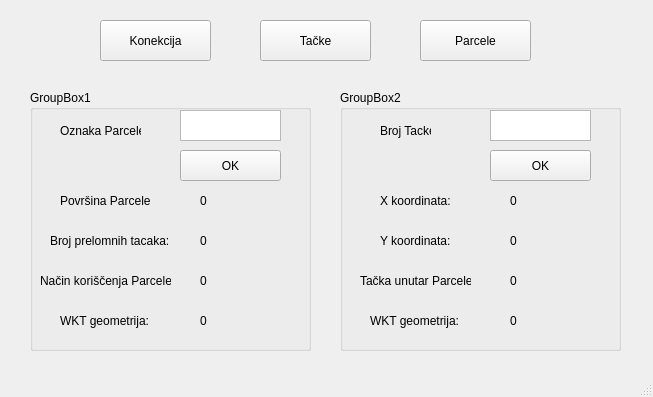
<?xml version="1.0" encoding="UTF-8"?>
<ui version="4.0">
 <class>MainWindow</class>
 <widget class="QMainWindow" name="MainWindow">
  <property name="geometry">
   <rect>
    <x>0</x>
    <y>0</y>
    <width>653</width>
    <height>397</height>
   </rect>
  </property>
  <property name="windowTitle">
   <string>MainWindow</string>
  </property>
  <widget class="QWidget" name="centralwidget">
   <widget class="QPushButton" name="pushButton">
    <property name="geometry">
     <rect>
      <x>100</x>
      <y>20</y>
      <width>111</width>
      <height>41</height>
     </rect>
    </property>
    <property name="text">
     <string>Konekcija</string>
    </property>
    <property name="autoDefault">
     <bool>false</bool>
    </property>
    <property name="default">
     <bool>false</bool>
    </property>
    <property name="flat">
     <bool>false</bool>
    </property>
   </widget>
   <widget class="QPushButton" name="pushButton_2">
    <property name="geometry">
     <rect>
      <x>260</x>
      <y>20</y>
      <width>111</width>
      <height>41</height>
     </rect>
    </property>
    <property name="text">
     <string>Tačke</string>
    </property>
   </widget>
   <widget class="QPushButton" name="pushButton_3">
    <property name="geometry">
     <rect>
      <x>420</x>
      <y>20</y>
      <width>111</width>
      <height>41</height>
     </rect>
    </property>
    <property name="text">
     <string>Parcele</string>
    </property>
   </widget>
   <widget class="QGroupBox" name="groupBox">
    <property name="geometry">
     <rect>
      <x>30</x>
      <y>90</y>
      <width>281</width>
      <height>261</height>
     </rect>
    </property>
    <property name="title">
     <string>GroupBox1</string>
    </property>
    <widget class="QLabel" name="label">
     <property name="geometry">
      <rect>
       <x>30</x>
       <y>20</y>
       <width>81</width>
       <height>41</height>
      </rect>
     </property>
     <property name="text">
      <string>Oznaka Parcele</string>
     </property>
    </widget>
    <widget class="QTextEdit" name="textEdit">
     <property name="geometry">
      <rect>
       <x>150</x>
       <y>20</y>
       <width>101</width>
       <height>31</height>
      </rect>
     </property>
     <property name="html">
      <string>&lt;!DOCTYPE HTML PUBLIC &quot;-//W3C//DTD HTML 4.0//EN&quot; &quot;http://www.w3.org/TR/REC-html40/strict.dtd&quot;&gt;
&lt;html&gt;&lt;head&gt;&lt;meta name=&quot;qrichtext&quot; content=&quot;1&quot; /&gt;&lt;style type=&quot;text/css&quot;&gt;
p, li { white-space: pre-wrap; }
&lt;/style&gt;&lt;/head&gt;&lt;body style=&quot; font-family:'MS Shell Dlg 2'; font-size:8.25pt; font-weight:400; font-style:normal;&quot;&gt;
&lt;p style=&quot;-qt-paragraph-type:empty; margin-top:0px; margin-bottom:0px; margin-left:0px; margin-right:0px; -qt-block-indent:0; text-indent:0px; font-size:8pt;&quot;&gt;&lt;br /&gt;&lt;/p&gt;&lt;/body&gt;&lt;/html&gt;</string>
     </property>
    </widget>
    <widget class="QPushButton" name="pushButton_4">
     <property name="geometry">
      <rect>
       <x>150</x>
       <y>60</y>
       <width>101</width>
       <height>31</height>
      </rect>
     </property>
     <property name="text">
      <string>OK</string>
     </property>
    </widget>
    <widget class="QLabel" name="label_2">
     <property name="geometry">
      <rect>
       <x>30</x>
       <y>220</y>
       <width>91</width>
       <height>21</height>
      </rect>
     </property>
     <property name="text">
      <string>WKT geometrija:</string>
     </property>
    </widget>
    <widget class="QLabel" name="label_3">
     <property name="geometry">
      <rect>
       <x>10</x>
       <y>180</y>
       <width>131</width>
       <height>21</height>
      </rect>
     </property>
     <property name="text">
      <string>Način koriščenja Parcele:</string>
     </property>
    </widget>
    <widget class="QLabel" name="label_4">
     <property name="geometry">
      <rect>
       <x>20</x>
       <y>140</y>
       <width>121</width>
       <height>21</height>
      </rect>
     </property>
     <property name="text">
      <string>Broj prelomnih tacaka:</string>
     </property>
    </widget>
    <widget class="QLabel" name="label_5">
     <property name="geometry">
      <rect>
       <x>30</x>
       <y>100</y>
       <width>91</width>
       <height>21</height>
      </rect>
     </property>
     <property name="text">
      <string>Površina Parcele:</string>
     </property>
    </widget>
    <widget class="QLabel" name="label_11">
     <property name="geometry">
      <rect>
       <x>170</x>
       <y>100</y>
       <width>61</width>
       <height>21</height>
      </rect>
     </property>
     <property name="text">
      <string>0</string>
     </property>
    </widget>
    <widget class="QLabel" name="label_12">
     <property name="geometry">
      <rect>
       <x>170</x>
       <y>140</y>
       <width>61</width>
       <height>21</height>
      </rect>
     </property>
     <property name="text">
      <string>0</string>
     </property>
    </widget>
    <widget class="QLabel" name="label_13">
     <property name="geometry">
      <rect>
       <x>170</x>
       <y>180</y>
       <width>61</width>
       <height>21</height>
      </rect>
     </property>
     <property name="text">
      <string>0</string>
     </property>
    </widget>
    <widget class="QLabel" name="label_14">
     <property name="geometry">
      <rect>
       <x>170</x>
       <y>220</y>
       <width>61</width>
       <height>21</height>
      </rect>
     </property>
     <property name="text">
      <string>0</string>
     </property>
    </widget>
   </widget>
   <widget class="QGroupBox" name="groupBox_2">
    <property name="geometry">
     <rect>
      <x>340</x>
      <y>90</y>
      <width>281</width>
      <height>261</height>
     </rect>
    </property>
    <property name="title">
     <string>GroupBox2</string>
    </property>
    <widget class="QLabel" name="label_6">
     <property name="geometry">
      <rect>
       <x>40</x>
       <y>20</y>
       <width>51</width>
       <height>41</height>
      </rect>
     </property>
     <property name="text">
      <string>Broj Tacke</string>
     </property>
    </widget>
    <widget class="QTextEdit" name="textEdit_6">
     <property name="geometry">
      <rect>
       <x>150</x>
       <y>20</y>
       <width>101</width>
       <height>31</height>
      </rect>
     </property>
     <property name="html">
      <string>&lt;!DOCTYPE HTML PUBLIC &quot;-//W3C//DTD HTML 4.0//EN&quot; &quot;http://www.w3.org/TR/REC-html40/strict.dtd&quot;&gt;
&lt;html&gt;&lt;head&gt;&lt;meta name=&quot;qrichtext&quot; content=&quot;1&quot; /&gt;&lt;style type=&quot;text/css&quot;&gt;
p, li { white-space: pre-wrap; }
&lt;/style&gt;&lt;/head&gt;&lt;body style=&quot; font-family:'MS Shell Dlg 2'; font-size:8.25pt; font-weight:400; font-style:normal;&quot;&gt;
&lt;p style=&quot;-qt-paragraph-type:empty; margin-top:0px; margin-bottom:0px; margin-left:0px; margin-right:0px; -qt-block-indent:0; text-indent:0px; font-size:8pt;&quot;&gt;&lt;br /&gt;&lt;/p&gt;&lt;/body&gt;&lt;/html&gt;</string>
     </property>
    </widget>
    <widget class="QPushButton" name="pushButton_5">
     <property name="geometry">
      <rect>
       <x>150</x>
       <y>60</y>
       <width>101</width>
       <height>31</height>
      </rect>
     </property>
     <property name="text">
      <string>OK</string>
     </property>
    </widget>
    <widget class="QLabel" name="label_7">
     <property name="geometry">
      <rect>
       <x>30</x>
       <y>220</y>
       <width>91</width>
       <height>21</height>
      </rect>
     </property>
     <property name="text">
      <string>WKT geometrija:</string>
     </property>
    </widget>
    <widget class="QLabel" name="label_8">
     <property name="geometry">
      <rect>
       <x>20</x>
       <y>180</y>
       <width>111</width>
       <height>21</height>
      </rect>
     </property>
     <property name="text">
      <string>Tačka unutar Parcele:</string>
     </property>
    </widget>
    <widget class="QLabel" name="label_9">
     <property name="geometry">
      <rect>
       <x>40</x>
       <y>140</y>
       <width>81</width>
       <height>21</height>
      </rect>
     </property>
     <property name="text">
      <string>Y koordinata:</string>
     </property>
    </widget>
    <widget class="QLabel" name="label_10">
     <property name="geometry">
      <rect>
       <x>40</x>
       <y>100</y>
       <width>71</width>
       <height>21</height>
      </rect>
     </property>
     <property name="text">
      <string>X koordinata:</string>
     </property>
    </widget>
    <widget class="QLabel" name="label_15">
     <property name="geometry">
      <rect>
       <x>170</x>
       <y>140</y>
       <width>61</width>
       <height>21</height>
      </rect>
     </property>
     <property name="text">
      <string>0</string>
     </property>
    </widget>
    <widget class="QLabel" name="label_16">
     <property name="geometry">
      <rect>
       <x>170</x>
       <y>180</y>
       <width>61</width>
       <height>21</height>
      </rect>
     </property>
     <property name="text">
      <string>0</string>
     </property>
    </widget>
    <widget class="QLabel" name="label_17">
     <property name="geometry">
      <rect>
       <x>170</x>
       <y>220</y>
       <width>61</width>
       <height>21</height>
      </rect>
     </property>
     <property name="text">
      <string>0</string>
     </property>
    </widget>
    <widget class="QLabel" name="label_18">
     <property name="geometry">
      <rect>
       <x>170</x>
       <y>100</y>
       <width>61</width>
       <height>21</height>
      </rect>
     </property>
     <property name="text">
      <string>0</string>
     </property>
    </widget>
   </widget>
  </widget>
  <widget class="QStatusBar" name="statusbar"/>
 </widget>
 <resources/>
 <connections/>
 <slots>
  <slot>konekcija()</slot>
 </slots>
</ui>
